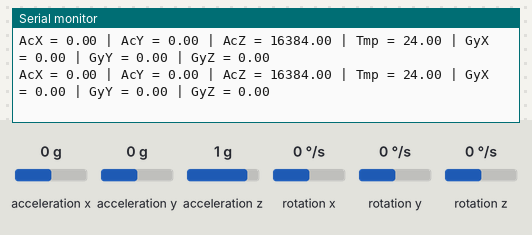
The sketch below on a simulated Arduino Nano, built with avr-gcc and run on an emulated ATmega328P. Shown: the last lines printed to the serial monitor. Wiring (inferred from the names in the program): MPU-6050 motion sensor at I2C address 0x68. The test bench sets the inputs (shaded band); at power-on: acceleration x 0 g, acceleration y 0 g, acceleration z 1 g, rotation x 0 °/s, rotation y 0 °/s, rotation z 0 °/s.

Above: at 1.2 s.
1.3 s: acceleration x set to -1.4 g
At 1.39 s:
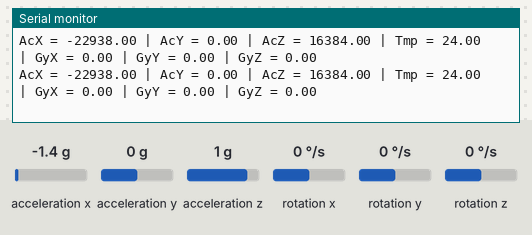
4.3 s: acceleration y set to -1.4 g
At 4.4 s:
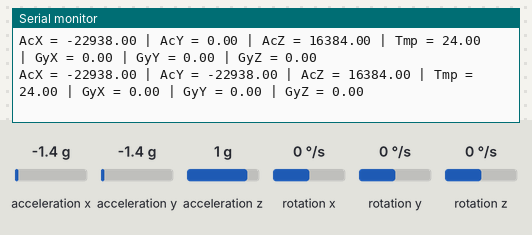
7.3 s: acceleration z set to -1.4 g
At 7.32 s:
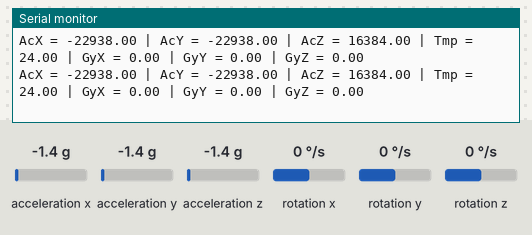
10.3 s: rotation x set to 100 °/s
At 10.41 s:
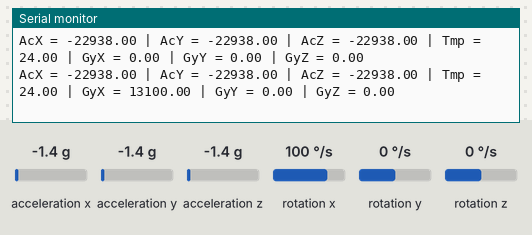
13.3 s: rotation y set to -192 °/s
At 13.43 s:
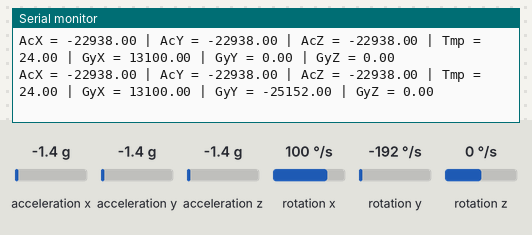
16.3 s: rotation x set to 0 °/s
At 16.34 s:
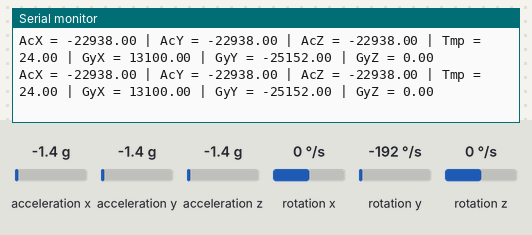

Measured:
- after the input at 1.3 s, the serial monitor: prints a new line at once (image 1)
- after the input at 4.3 s, the serial monitor: prints a new line at once (image 2)
- after the input at 10.3 s, the serial monitor: prints a new line at once (image 4)
- after the input at 13.3 s, the serial monitor: prints a new line after 0.07 s (image 5)

The sketch:

teste_mpu_6050.ino
```cpp
#include<Wire.h>

//Endereco I2C do MPU6050
const int MPU=0x68;
//Variaveis para armazenar valores dos sensores
float AcX,AcY,AcZ,Tmp,GyX,GyY,GyZ;
void setup()
{
  Serial.begin(19200);
  //Inicializa o MPU-6050
  Wire.write(0);
  Wire.endTransmission(true);

}
void loop()
{
  Wire.beginTransmission(MPU);
  Wire.write(0x3B);  // starting with register 0x3B (ACCEL_XOUT_H)
  Wire.endTransmission(false);
  //Solicita os dados do sensor
  Wire.requestFrom(MPU,14,true);
  //Armazena o valor dos sensores nas variaveis correspondentes
  AcX=Wire.read()<<8|Wire.read();  //0x3B (ACCEL_XOUT_H) & 0x3C (ACCEL_XOUT_L)
  AcY=Wire.read()<<8|Wire.read();  //0x3D (ACCEL_YOUT_H) & 0x3E (ACCEL_YOUT_L)
  AcZ=Wire.read()<<8|Wire.read();  //0x3F (ACCEL_ZOUT_H) & 0x40 (ACCEL_ZOUT_L)
  Tmp=Wire.read()<<8|Wire.read();  //0x41 (TEMP_OUT_H) & 0x42 (TEMP_OUT_L)
  GyX=Wire.read()<<8|Wire.read();  //0x43 (GYRO_XOUT_H) & 0x44 (GYRO_XOUT_L)
  GyY=Wire.read()<<8|Wire.read();  //0x45 (GYRO_YOUT_H) & 0x46 (GYRO_YOUT_L)
  GyZ=Wire.read()<<8|Wire.read();  //0x47 (GYRO_ZOUT_H) & 0x48 (GYRO_ZOUT_L)

  Serial.print("AcX = "); Serial.print(AcX);
  Serial.print(" | AcY = "); Serial.print(AcY);
  Serial.print(" | AcZ = "); Serial.print(AcZ);
  Serial.print(" | Tmp = "); Serial.print(Tmp/340.00+36.53);
  Serial.print(" | GyX = "); Serial.print(GyX);
  Serial.print(" | GyY = "); Serial.print(GyY);
  Serial.print(" | GyZ = "); Serial.println(GyZ);

  delay(50);
}
```

test.cpp
```cpp
#include<Arduino.h>

void setup(){}
void loop(){}
```

test_stand.cpp
```cpp
#include <Wire.h>
#include <Adafruit_PWMServoDriver.h>

Adafruit_PWMServoDriver pwm = Adafruit_PWMServoDriver();
#define SERVOMIN  140 // this is the 'minimum' pulse length count (out of 4096)
#define SERVOMAX  500 // this is the 'maximum' pulse length count (out of 4096)

#define C_1 0
#define C_2 1
#define C_3 2
#define C_4 3

#define J_1 4
#define J_2 5
#define J_3 6
#define J_4 7

#define P_1 8
#define P_2 9
#define P_3 10
#define P_4 11

int perna1[3]={C_1,J_1,P_1};
int perna2[3]={C_2,J_2,P_2};
int perna3[3]={C_3,J_3,P_3};
int perna4[3]={C_4,J_4,P_4};

int coxas[4]={C_1,C_2,C_3,C_4};
int joelhos[4]={J_1,J_2,J_3,J_4};
int patas[4]={P_1,P_2,P_3,P_4};

void setup() {
  pwm.begin();
  pwm.setPWMFreq(60);  // Analog servos run at ~60 Hz updates
  delay(50);

}
```
